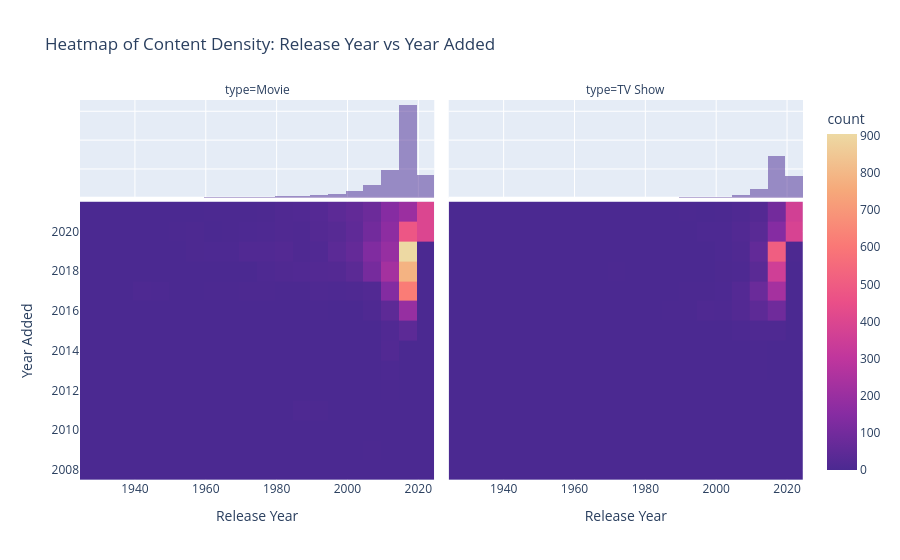

Notebook cell for this chart:
### Markdown cell above
#### Heatmap addition

### Code cell
fig = px.density_heatmap(
    data_frame=data,
    x="release_year",
    y="year_added",
    facet_col="type",
    nbinsx=30,
    nbinsy=20,
    color_continuous_scale=px.colors.sequential.Agsunset,
    marginal_x="histogram",
    marginal_y="histogram",
    title="Heatmap of Content Density: Release Year vs Year Added",
    labels={"release_year": "Release Year", "year_added": "Year Added"},
)

fig.show()

### Figure 1 — Plotly figure (JSON) as saved in the notebook; plotly's stock layout.template omitted (floating-point values rounded to 4 significant figures; data arrays with more than 128 entries replaced by an {"elided": "..."} marker saying what was removed)
{"data": [{"coloraxis": "coloraxis", "hovertemplate": "type=Movie<br>Release Year=%{x}<br>Year Added=%{y}<br>count=%{z}<extra></extra>", "name": "", "nbinsx": 30, "nbinsy": 20, "type": "histogram2d", "x": {"elided": "6129 int values"}, "xaxis": "x", "xbingroup": "x", "y": {"elided": "6129 int values"}, "yaxis": "y", "ybingroup": "y"}, {"bingroup": "x", "hovertemplate": "type=Movie<br>Release Year=%{x}<br>count=%{y}<extra></extra>", "legendgroup": "", "marker": {"color": "rgb(75, 41, 145)"}, "name": "", "opacity": 0.5, "showlegend": false, "type": "histogram", "x": {"elided": "6129 int values"}, "xaxis": "x3", "yaxis": "y3"}, {"coloraxis": "coloraxis", "hovertemplate": "type=TV Show<br>Release Year=%{x}<br>Year Added=%{y}<br>count=%{z}<extra></extra>", "name": "", "nbinsx": 30, "nbinsy": 20, "type": "histogram2d", "x": {"elided": "2664 int values"}, "xaxis": "x2", "xbingroup": "x", "y": {"elided": "2664 int values"}, "yaxis": "y2", "ybingroup": "y"}, {"bingroup": "x", "hovertemplate": "type=TV Show<br>Release Year=%{x}<br>count=%{y}<extra></extra>", "legendgroup": "", "marker": {"color": "rgb(75, 41, 145)"}, "name": "", "opacity": 0.5, "showlegend": false, "type": "histogram", "x": {"elided": "2664 int values"}, "xaxis": "x4", "yaxis": "y4"}], "layout": {"annotations": [{"font": {}, "showarrow": false, "text": "type=Movie", "x": 0.245, "xanchor": "center", "xref": "paper", "y": 1, "yanchor": "bottom", "yref": "paper"}, {"font": {}, "showarrow": false, "text": "type=TV Show", "x": 0.755, "xanchor": "center", "xref": "paper", "y": 1, "yanchor": "bottom", "yref": "paper"}], "barmode": "overlay", "coloraxis": {"autocolorscale": false, "colorbar": {"title": {"text": "count"}}, "colorscale": [[0, "rgb(75, 41, 145)"], [0.1667, "rgb(135, 44, 162)"], [0.3333, "rgb(192, 54, 157)"], [0.5, "rgb(234, 79, 136)"], [0.6667, "rgb(250, 120, 118)"], [0.8333, "rgb(246, 169, 122)"], [1, "rgb(237, 217, 163)"]]}, "legend": {"tracegroupgap": 0}, "title": {"text": "Heatmap of Content Density: Release Year vs Year Added"}, "xaxis": {"anchor": "y", "domain": [0, 0.49], "title": {"text": "Release Year"}}, "xaxis2": {"anchor": "y2", "domain": [0.51, 1], "matches": "x", "title": {"text": "Release Year"}}, "xaxis3": {"anchor": "y3", "domain": [0, 0.49], "matches": "x", "showgrid": true, "showticklabels": false}, "xaxis4": {"anchor": "y4", "domain": [0.51, 1], "matches": "x", "showgrid": true, "showticklabels": false}, "yaxis": {"anchor": "x", "domain": [0, 0.7326], "title": {"text": "Year Added"}}, "yaxis2": {"anchor": "x2", "domain": [0, 0.7326], "matches": "y", "showticklabels": false}, "yaxis3": {"anchor": "x3", "domain": [0.7426, 1], "matches": "y3", "showgrid": true, "showline": false, "showticklabels": false, "ticks": ""}, "yaxis4": {"anchor": "x4", "domain": [0.7426, 1], "matches": "y3", "showgrid": true, "showline": false, "showticklabels": false, "ticks": ""}}}
